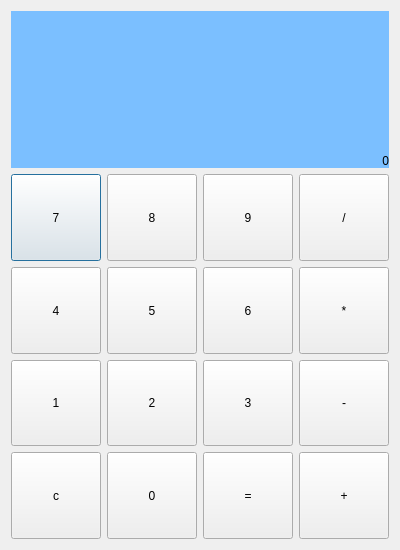
<?xml version="1.0" encoding="UTF-8"?>
<ui version="4.0">
 <class>Dialog</class>
 <widget class="QDialog" name="Dialog">
  <property name="geometry">
   <rect>
    <x>0</x>
    <y>0</y>
    <width>400</width>
    <height>550</height>
   </rect>
  </property>
  <property name="sizePolicy">
   <sizepolicy hsizetype="Preferred" vsizetype="Preferred">
    <horstretch>0</horstretch>
    <verstretch>0</verstretch>
   </sizepolicy>
  </property>
  <property name="minimumSize">
   <size>
    <width>400</width>
    <height>550</height>
   </size>
  </property>
  <property name="maximumSize">
   <size>
    <width>400</width>
    <height>550</height>
   </size>
  </property>
  <property name="windowTitle">
   <string>Calculator</string>
  </property>
  <layout class="QVBoxLayout" name="verticalLayout" stretch="3,7">
   <item>
    <widget class="QLabel" name="LB_Screen">
     <property name="styleSheet">
      <string notr="true">font: 48pt &quot;Arial&quot;;
background-color: rgb(123, 191, 255);</string>
     </property>
     <property name="text">
      <string>0</string>
     </property>
     <property name="alignment">
      <set>Qt::AlignBottom|Qt::AlignRight|Qt::AlignTrailing</set>
     </property>
    </widget>
   </item>
   <item>
    <layout class="QGridLayout" name="gridLayout">
     <item row="0" column="0">
      <widget class="QPushButton" name="BT_7">
       <property name="sizePolicy">
        <sizepolicy hsizetype="Expanding" vsizetype="Expanding">
         <horstretch>0</horstretch>
         <verstretch>0</verstretch>
        </sizepolicy>
       </property>
       <property name="styleSheet">
        <string notr="true">font: 14pt &quot;Arial&quot;;</string>
       </property>
       <property name="text">
        <string>7</string>
       </property>
      </widget>
     </item>
     <item row="0" column="1">
      <widget class="QPushButton" name="BT_8">
       <property name="sizePolicy">
        <sizepolicy hsizetype="Expanding" vsizetype="Expanding">
         <horstretch>0</horstretch>
         <verstretch>0</verstretch>
        </sizepolicy>
       </property>
       <property name="styleSheet">
        <string notr="true">font: 14pt &quot;Arial&quot;;</string>
       </property>
       <property name="text">
        <string>8</string>
       </property>
      </widget>
     </item>
     <item row="0" column="2">
      <widget class="QPushButton" name="BT_9">
       <property name="sizePolicy">
        <sizepolicy hsizetype="Expanding" vsizetype="Expanding">
         <horstretch>0</horstretch>
         <verstretch>0</verstretch>
        </sizepolicy>
       </property>
       <property name="styleSheet">
        <string notr="true">font: 14pt &quot;Arial&quot;;</string>
       </property>
       <property name="text">
        <string>9</string>
       </property>
      </widget>
     </item>
     <item row="0" column="3">
      <widget class="QPushButton" name="BT_div">
       <property name="sizePolicy">
        <sizepolicy hsizetype="Expanding" vsizetype="Expanding">
         <horstretch>0</horstretch>
         <verstretch>0</verstretch>
        </sizepolicy>
       </property>
       <property name="styleSheet">
        <string notr="true">font: 14pt &quot;Arial&quot;;</string>
       </property>
       <property name="text">
        <string>/</string>
       </property>
      </widget>
     </item>
     <item row="1" column="0">
      <widget class="QPushButton" name="BT_4">
       <property name="sizePolicy">
        <sizepolicy hsizetype="Expanding" vsizetype="Expanding">
         <horstretch>0</horstretch>
         <verstretch>0</verstretch>
        </sizepolicy>
       </property>
       <property name="styleSheet">
        <string notr="true">font: 14pt &quot;Arial&quot;;</string>
       </property>
       <property name="text">
        <string>4</string>
       </property>
      </widget>
     </item>
     <item row="1" column="1">
      <widget class="QPushButton" name="BT_5">
       <property name="sizePolicy">
        <sizepolicy hsizetype="Expanding" vsizetype="Expanding">
         <horstretch>0</horstretch>
         <verstretch>0</verstretch>
        </sizepolicy>
       </property>
       <property name="styleSheet">
        <string notr="true">font: 14pt &quot;Arial&quot;;</string>
       </property>
       <property name="text">
        <string>5</string>
       </property>
      </widget>
     </item>
     <item row="1" column="2">
      <widget class="QPushButton" name="BT_6">
       <property name="sizePolicy">
        <sizepolicy hsizetype="Expanding" vsizetype="Expanding">
         <horstretch>0</horstretch>
         <verstretch>0</verstretch>
        </sizepolicy>
       </property>
       <property name="styleSheet">
        <string notr="true">font: 14pt &quot;Arial&quot;;</string>
       </property>
       <property name="text">
        <string>6</string>
       </property>
      </widget>
     </item>
     <item row="1" column="3">
      <widget class="QPushButton" name="BT_mul">
       <property name="sizePolicy">
        <sizepolicy hsizetype="Expanding" vsizetype="Expanding">
         <horstretch>0</horstretch>
         <verstretch>0</verstretch>
        </sizepolicy>
       </property>
       <property name="styleSheet">
        <string notr="true">font: 14pt &quot;Arial&quot;;</string>
       </property>
       <property name="text">
        <string>*</string>
       </property>
      </widget>
     </item>
     <item row="2" column="0">
      <widget class="QPushButton" name="BT_1">
       <property name="sizePolicy">
        <sizepolicy hsizetype="Expanding" vsizetype="Expanding">
         <horstretch>0</horstretch>
         <verstretch>0</verstretch>
        </sizepolicy>
       </property>
       <property name="styleSheet">
        <string notr="true">font: 14pt &quot;Arial&quot;;</string>
       </property>
       <property name="text">
        <string>1</string>
       </property>
      </widget>
     </item>
     <item row="2" column="1">
      <widget class="QPushButton" name="BT_2">
       <property name="sizePolicy">
        <sizepolicy hsizetype="Expanding" vsizetype="Expanding">
         <horstretch>0</horstretch>
         <verstretch>0</verstretch>
        </sizepolicy>
       </property>
       <property name="styleSheet">
        <string notr="true">font: 14pt &quot;Arial&quot;;</string>
       </property>
       <property name="text">
        <string>2</string>
       </property>
      </widget>
     </item>
     <item row="2" column="2">
      <widget class="QPushButton" name="BT_3">
       <property name="sizePolicy">
        <sizepolicy hsizetype="Expanding" vsizetype="Expanding">
         <horstretch>0</horstretch>
         <verstretch>0</verstretch>
        </sizepolicy>
       </property>
       <property name="styleSheet">
        <string notr="true">font: 14pt &quot;Arial&quot;;</string>
       </property>
       <property name="text">
        <string>3</string>
       </property>
      </widget>
     </item>
     <item row="2" column="3">
      <widget class="QPushButton" name="BT_sub">
       <property name="sizePolicy">
        <sizepolicy hsizetype="Expanding" vsizetype="Expanding">
         <horstretch>0</horstretch>
         <verstretch>0</verstretch>
        </sizepolicy>
       </property>
       <property name="styleSheet">
        <string notr="true">font: 14pt &quot;Arial&quot;;</string>
       </property>
       <property name="text">
        <string>-</string>
       </property>
      </widget>
     </item>
     <item row="3" column="0">
      <widget class="QPushButton" name="BT_clear">
       <property name="sizePolicy">
        <sizepolicy hsizetype="Expanding" vsizetype="Expanding">
         <horstretch>0</horstretch>
         <verstretch>0</verstretch>
        </sizepolicy>
       </property>
       <property name="styleSheet">
        <string notr="true">font: 14pt &quot;Arial&quot;;</string>
       </property>
       <property name="text">
        <string>c</string>
       </property>
      </widget>
     </item>
     <item row="3" column="1">
      <widget class="QPushButton" name="BT_0">
       <property name="sizePolicy">
        <sizepolicy hsizetype="Expanding" vsizetype="Expanding">
         <horstretch>0</horstretch>
         <verstretch>0</verstretch>
        </sizepolicy>
       </property>
       <property name="styleSheet">
        <string notr="true">font: 14pt &quot;Arial&quot;;</string>
       </property>
       <property name="text">
        <string>0</string>
       </property>
      </widget>
     </item>
     <item row="3" column="2">
      <widget class="QPushButton" name="BT_eql">
       <property name="sizePolicy">
        <sizepolicy hsizetype="Expanding" vsizetype="Expanding">
         <horstretch>0</horstretch>
         <verstretch>0</verstretch>
        </sizepolicy>
       </property>
       <property name="styleSheet">
        <string notr="true">font: 14pt &quot;Arial&quot;;</string>
       </property>
       <property name="text">
        <string>=</string>
       </property>
      </widget>
     </item>
     <item row="3" column="3">
      <widget class="QPushButton" name="BT_add">
       <property name="sizePolicy">
        <sizepolicy hsizetype="Expanding" vsizetype="Expanding">
         <horstretch>0</horstretch>
         <verstretch>0</verstretch>
        </sizepolicy>
       </property>
       <property name="styleSheet">
        <string notr="true">font: 14pt &quot;Arial&quot;;</string>
       </property>
       <property name="text">
        <string>+</string>
       </property>
      </widget>
     </item>
    </layout>
   </item>
  </layout>
 </widget>
 <layoutdefault spacing="6" margin="11"/>
 <resources/>
 <connections/>
</ui>
